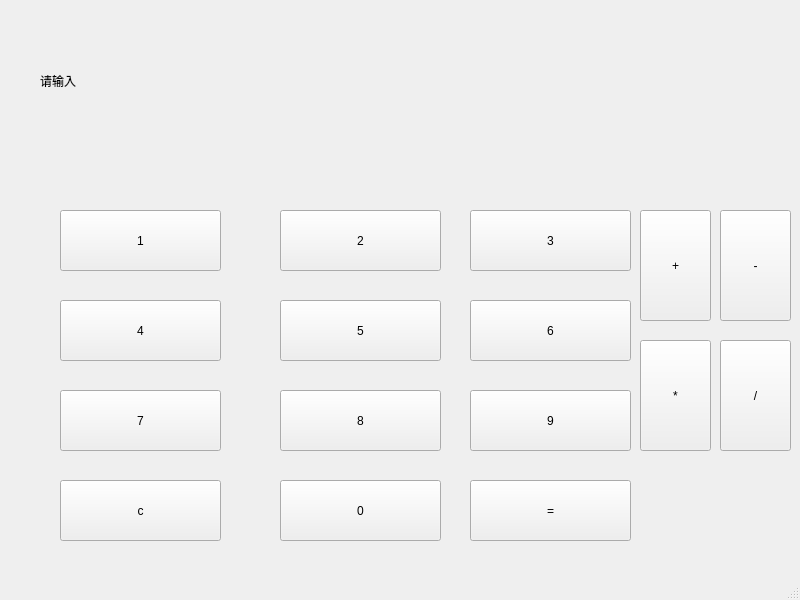
<?xml version="1.0" encoding="UTF-8"?>
<ui version="4.0">
 <class>MainWindow</class>
 <widget class="QMainWindow" name="MainWindow">
  <property name="geometry">
   <rect>
    <x>0</x>
    <y>0</y>
    <width>800</width>
    <height>600</height>
   </rect>
  </property>
  <property name="windowTitle">
   <string>MainWindow</string>
  </property>
  <widget class="QWidget" name="centralwidget">
   <widget class="QLabel" name="label">
    <property name="geometry">
     <rect>
      <x>40</x>
      <y>30</y>
      <width>741</width>
      <height>101</height>
     </rect>
    </property>
    <property name="text">
     <string>请输入</string>
    </property>
   </widget>
   <widget class="QPushButton" name="Button_1">
    <property name="geometry">
     <rect>
      <x>60</x>
      <y>210</y>
      <width>161</width>
      <height>61</height>
     </rect>
    </property>
    <property name="text">
     <string>1</string>
    </property>
   </widget>
   <widget class="QPushButton" name="Button_2">
    <property name="geometry">
     <rect>
      <x>280</x>
      <y>210</y>
      <width>161</width>
      <height>61</height>
     </rect>
    </property>
    <property name="text">
     <string>2</string>
    </property>
   </widget>
   <widget class="QPushButton" name="Button_3">
    <property name="geometry">
     <rect>
      <x>470</x>
      <y>210</y>
      <width>161</width>
      <height>61</height>
     </rect>
    </property>
    <property name="text">
     <string>3</string>
    </property>
   </widget>
   <widget class="QPushButton" name="Button_4">
    <property name="geometry">
     <rect>
      <x>60</x>
      <y>300</y>
      <width>161</width>
      <height>61</height>
     </rect>
    </property>
    <property name="text">
     <string>4</string>
    </property>
   </widget>
   <widget class="QPushButton" name="Button_5">
    <property name="geometry">
     <rect>
      <x>280</x>
      <y>300</y>
      <width>161</width>
      <height>61</height>
     </rect>
    </property>
    <property name="text">
     <string>5</string>
    </property>
   </widget>
   <widget class="QPushButton" name="Button_6">
    <property name="geometry">
     <rect>
      <x>470</x>
      <y>300</y>
      <width>161</width>
      <height>61</height>
     </rect>
    </property>
    <property name="text">
     <string>6</string>
    </property>
   </widget>
   <widget class="QPushButton" name="Button_7">
    <property name="geometry">
     <rect>
      <x>60</x>
      <y>390</y>
      <width>161</width>
      <height>61</height>
     </rect>
    </property>
    <property name="text">
     <string>7</string>
    </property>
   </widget>
   <widget class="QPushButton" name="Button_8">
    <property name="geometry">
     <rect>
      <x>280</x>
      <y>390</y>
      <width>161</width>
      <height>61</height>
     </rect>
    </property>
    <property name="text">
     <string>8</string>
    </property>
   </widget>
   <widget class="QPushButton" name="Button_9">
    <property name="geometry">
     <rect>
      <x>470</x>
      <y>390</y>
      <width>161</width>
      <height>61</height>
     </rect>
    </property>
    <property name="text">
     <string>9</string>
    </property>
   </widget>
   <widget class="QPushButton" name="Button_10">
    <property name="geometry">
     <rect>
      <x>640</x>
      <y>210</y>
      <width>71</width>
      <height>111</height>
     </rect>
    </property>
    <property name="text">
     <string>+</string>
    </property>
   </widget>
   <widget class="QPushButton" name="Button_15">
    <property name="geometry">
     <rect>
      <x>640</x>
      <y>340</y>
      <width>71</width>
      <height>111</height>
     </rect>
    </property>
    <property name="text">
     <string>*</string>
    </property>
   </widget>
   <widget class="QPushButton" name="Button_16">
    <property name="geometry">
     <rect>
      <x>470</x>
      <y>480</y>
      <width>161</width>
      <height>61</height>
     </rect>
    </property>
    <property name="text">
     <string>=</string>
    </property>
   </widget>
   <widget class="QPushButton" name="Button_0">
    <property name="geometry">
     <rect>
      <x>280</x>
      <y>480</y>
      <width>161</width>
      <height>61</height>
     </rect>
    </property>
    <property name="text">
     <string>0</string>
    </property>
   </widget>
   <widget class="QPushButton" name="Button_14">
    <property name="geometry">
     <rect>
      <x>60</x>
      <y>480</y>
      <width>161</width>
      <height>61</height>
     </rect>
    </property>
    <property name="text">
     <string>c</string>
    </property>
   </widget>
   <widget class="QPushButton" name="Button_12">
    <property name="geometry">
     <rect>
      <x>720</x>
      <y>210</y>
      <width>71</width>
      <height>111</height>
     </rect>
    </property>
    <property name="text">
     <string>-</string>
    </property>
   </widget>
   <widget class="QPushButton" name="Button_13">
    <property name="geometry">
     <rect>
      <x>720</x>
      <y>340</y>
      <width>71</width>
      <height>111</height>
     </rect>
    </property>
    <property name="text">
     <string>/</string>
    </property>
   </widget>
   <zorder>label</zorder>
   <zorder>Button_1</zorder>
   <zorder>Button_2</zorder>
   <zorder>Button_3</zorder>
   <zorder>Button_4</zorder>
   <zorder>Button_5</zorder>
   <zorder>Button_6</zorder>
   <zorder>Button_7</zorder>
   <zorder>Button_8</zorder>
   <zorder>Button_9</zorder>
   <zorder>Button_15</zorder>
   <zorder>Button_16</zorder>
   <zorder>Button_0</zorder>
   <zorder>Button_14</zorder>
   <zorder>Button_12</zorder>
   <zorder>Button_13</zorder>
   <zorder>Button_10</zorder>
  </widget>
  <widget class="QMenuBar" name="menubar">
   <property name="geometry">
    <rect>
     <x>0</x>
     <y>0</y>
     <width>800</width>
     <height>21</height>
    </rect>
   </property>
  </widget>
  <widget class="QStatusBar" name="statusbar"/>
 </widget>
 <resources/>
 <connections/>
</ui>
